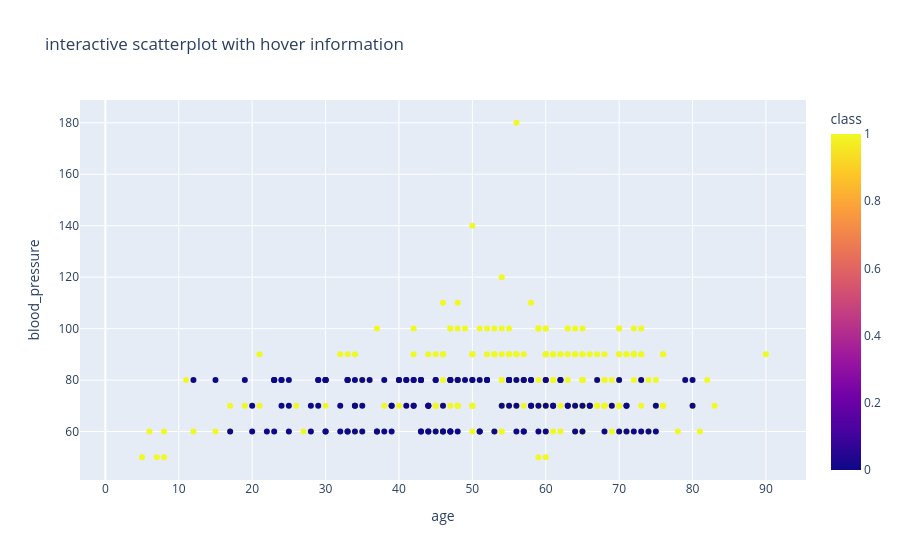

Notebook cell for this chart:
### Code cell
fig = px.scatter(data, x = 'age', y = 'blood_pressure', color = 'class', hover_data = ['serum_creatinine', 'haemoglobin'],title = "interactive scatterplot with hover information")
fig.show()

### Figure 1 — Plotly figure (JSON) as saved in the notebook; plotly's stock layout.template omitted (floating-point values rounded to 4 significant figures; data arrays with more than 128 entries replaced by an {"elided": "..."} marker saying what was removed)
{"data": [{"customdata": {"elided": "400x2 float values"}, "hovertemplate": "age=%{x}<br>blood_pressure=%{y}<br>serum_creatinine=%{customdata[0]}<br>haemoglobin=%{customdata[1]}<br>class=%{marker.color}<extra></extra>", "legendgroup": "", "marker": {"color": {"elided": "400 int values"}, "coloraxis": "coloraxis", "symbol": "circle"}, "mode": "markers", "name": "", "orientation": "v", "showlegend": false, "type": "scatter", "x": {"elided": "400 int values"}, "xaxis": "x", "y": {"elided": "400 int values"}, "yaxis": "y"}], "layout": {"coloraxis": {"colorbar": {"title": {"text": "class"}}, "colorscale": [[0, "#0d0887"], [0.1111, "#46039f"], [0.2222, "#7201a8"], [0.3333, "#9c179e"], [0.4444, "#bd3786"], [0.5556, "#d8576b"], [0.6667, "#ed7953"], [0.7778, "#fb9f3a"], [0.8889, "#fdca26"], [1, "#f0f921"]]}, "legend": {"tracegroupgap": 0}, "title": {"text": "interactive scatterplot with hover information"}, "xaxis": {"anchor": "y", "domain": [0, 1], "title": {"text": "age"}}, "yaxis": {"anchor": "x", "domain": [0, 1], "title": {"text": "blood_pressure"}}}}
